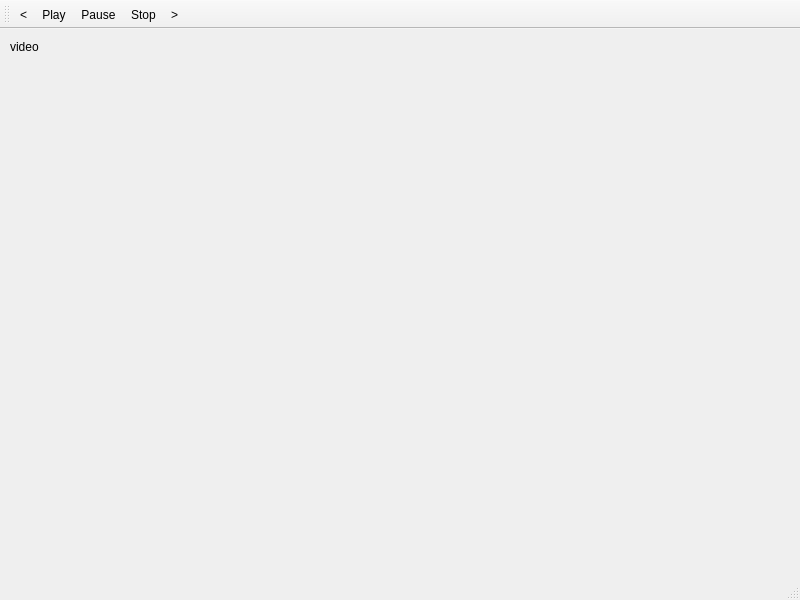
<?xml version="1.0" encoding="UTF-8"?>
<ui version="4.0">
 <class>Video_window</class>
 <widget class="QMainWindow" name="Video_window">
  <property name="geometry">
   <rect>
    <x>0</x>
    <y>0</y>
    <width>800</width>
    <height>600</height>
   </rect>
  </property>
  <property name="windowTitle">
   <string>MainWindow</string>
  </property>
  <widget class="QWidget" name="central_widget">
   <widget class="QLabel" name="label_video">
    <property name="geometry">
     <rect>
      <x>10</x>
      <y>10</y>
      <width>59</width>
      <height>15</height>
     </rect>
    </property>
    <property name="text">
     <string>video</string>
    </property>
   </widget>
  </widget>
  <widget class="QMenuBar" name="menubar">
   <property name="geometry">
    <rect>
     <x>0</x>
     <y>0</y>
     <width>800</width>
     <height>20</height>
    </rect>
   </property>
  </widget>
  <widget class="QStatusBar" name="statusbar"/>
  <widget class="QToolBar" name="toolBar">
   <property name="windowTitle">
    <string>toolBar</string>
   </property>
   <attribute name="toolBarArea">
    <enum>TopToolBarArea</enum>
   </attribute>
   <attribute name="toolBarBreak">
    <bool>false</bool>
   </attribute>
   <addaction name="action_previous_frame"/>
   <addaction name="action_play"/>
   <addaction name="action_pause"/>
   <addaction name="action_stop"/>
   <addaction name="action_next_frame"/>
  </widget>
  <action name="action_play">
   <property name="text">
    <string>Play</string>
   </property>
   <property name="toolTip">
    <string>Play Video</string>
   </property>
  </action>
  <action name="action_pause">
   <property name="text">
    <string>Pause</string>
   </property>
   <property name="toolTip">
    <string>Pause Video</string>
   </property>
  </action>
  <action name="action_stop">
   <property name="text">
    <string>Stop</string>
   </property>
   <property name="toolTip">
    <string>Stop Video</string>
   </property>
  </action>
  <action name="action_next_frame">
   <property name="text">
    <string>&gt;</string>
   </property>
   <property name="toolTip">
    <string>Next Frame</string>
   </property>
  </action>
  <action name="action_previous_frame">
   <property name="text">
    <string>&lt;</string>
   </property>
   <property name="toolTip">
    <string>Previous Frame</string>
   </property>
  </action>
 </widget>
 <resources/>
 <connections/>
</ui>
